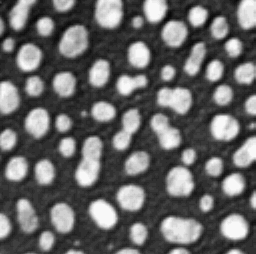
#> input picture blobs.tif, 256 x 254 px
$ jupyter execute --allow-errors scikit_learn_random_forest_pixel_classifier.ipynb
#> lines starting #> are read from the running program, lines starting #| are printed output that depends on the picture
# Pixel classification using Scikit image in napari
Pixel classification is a technique for assigning pixels to multiple classes. If there are two classes (object and background), we are talking about binarization. In this example we use a [random forest classifier](https://en.wikipedia.org/wiki/Random_forest) for pixel classification. Together with an interactive user interface such as [napari](https://github.com/napari/napari) segmenting images like this is real fun!

See also
* [Scikit-image random forest](https://scikit-learn.org/stable/modules/generated/sklearn.ensemble.RandomForestClassifier.html)
* [Classification of land cover by Chris Holden](https://ceholden.github.io/open-geo-tutorial/python/chapter_5_classification.html)

As usual, we start by loading an example image.

[cell 1]
import napari

from skimage.io import imread, imshow
from skimage import filters
import numpy as np

from sklearn.ensemble import RandomForestClassifier

[cell 2]
image = imread('blobs.tif')
#> image is the input picture: shape (254, 256); min 8, max 248, mean 103.3

[cell 3]
imshow(image)

## Generating a feature stack
Pixel classifiers such as the random forest classifier takes multiple images as input. We typically call these images a feature stack because for every pixel exist now multiple values (features). In the following example we create a feature stack containing three features:
* The original pixel value
* The pixel value after a Gaussian blur
* The pixel value of the Gaussian blurred image processed through a Sobel operator.

Thus, we denoise the image and detect edges. All three images serve the pixel classifier to differentiate positive an negative pixels.

[cell 4]
def generate_feature_stack(image):
    # determine features
    blurred = filters.gaussian(image, sigma=2)
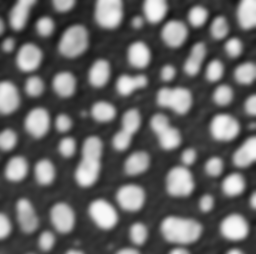
#> blurred: shape (254, 256) float64; min 0.0807, max 0.973, mean 0.405
    edges = filters.sobel(blurred)
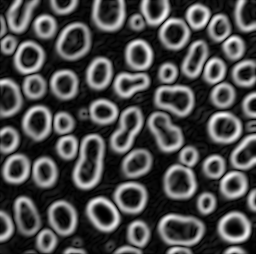
#> edges: shape (254, 256) float64; min 8.11e-06, max 0.19, mean 0.0557; drawn with min black and max white

    # collect features in a stack
    # The ravel() function turns a nD image into a 1-D image.
    # We need to use it because scikit-learn expects values in a 1-D format here.
    feature_stack = [
        image.ravel(),
        blurred.ravel(),
        edges.ravel()
    ]

    # return stack as numpy-array
    return np.asarray(feature_stack)

feature_stack = generate_feature_stack(image)

# show feature images
import matplotlib.pyplot as plt
fig, axes = plt.subplots(1, 3, figsize=(10,10))

# reshape(image.shape) is the opposite of ravel() here. We just need it for visualization.
axes[0].imshow(feature_stack[0].reshape(image.shape), cmap=plt.cm.gray)
axes[1].imshow(feature_stack[1].reshape(image.shape), cmap=plt.cm.gray)
axes[2].imshow(feature_stack[2].reshape(image.shape), cmap=plt.cm.gray)
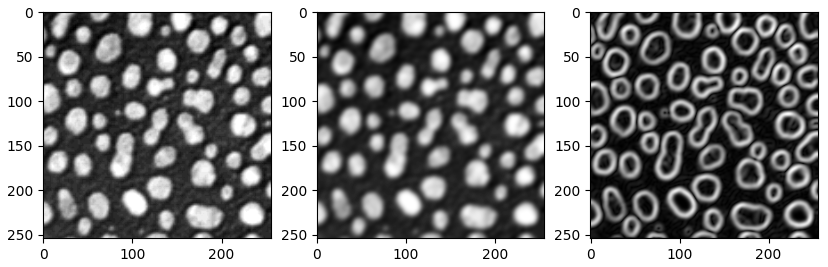
#> figure drawn by matplotlib, 3 panels
